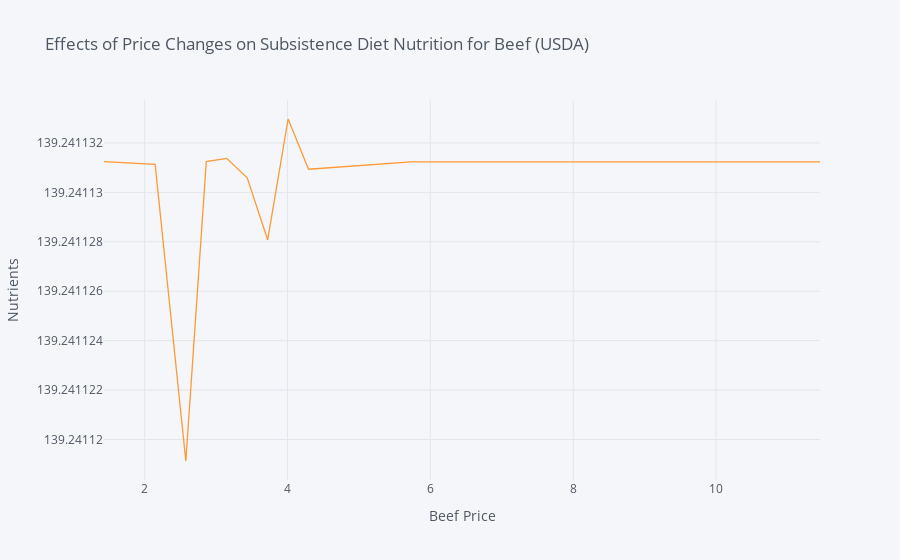

This figure's notebook cell:
### Code cell
getPriceChangeNutrientMapGraph("usda", Beef_USDA_response, "Beef")

### Figure 1 — Plotly figure (JSON) as saved in the notebook; plotly's stock layout.template omitted (floating-point values rounded to 4 significant figures)
{"data": [{"line": {"color": "rgba(255, 153, 51, 1.0)", "dash": "solid", "shape": "linear", "width": 1.3}, "mode": "lines", "name": "Total lipid (fat)", "text": "", "type": "scatter", "x": [1.432, 2.148, 2.577, 2.864, 3.15, 3.437, 3.723, 4.009, 4.296, 5.728, 11.46], "y": [139.2, 139.2, 139.2, 139.2, 139.2, 139.2, 139.2, 139.2, 139.2, 139.2, 139.2]}], "layout": {"legend": {"bgcolor": "#F5F6F9", "font": {"color": "#4D5663"}}, "paper_bgcolor": "#F5F6F9", "plot_bgcolor": "#F5F6F9", "title": {"font": {"color": "#4D5663"}, "text": "Effects of Price Changes on Subsistence Diet Nutrition for Beef (USDA)"}, "xaxis": {"gridcolor": "#E1E5ED", "showgrid": true, "tickfont": {"color": "#4D5663"}, "title": {"font": {"color": "#4D5663"}, "text": "Beef Price"}, "zerolinecolor": "#E1E5ED"}, "yaxis": {"gridcolor": "#E1E5ED", "showgrid": true, "tickfont": {"color": "#4D5663"}, "title": {"font": {"color": "#4D5663"}, "text": "Nutrients"}, "zerolinecolor": "#E1E5ED"}}}
